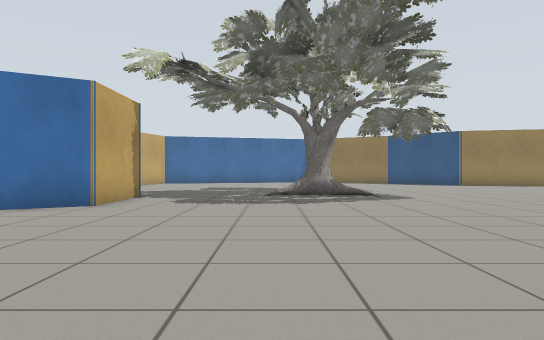
View 1 (above)

20 first-person views from a walk through a world built for the Gazebo simulator. The camera is 0.72 m above the floor, looks level and sees 70° across. The lines on the ground mark 1 m squares. The floor is counted in squares, 1 m on a side. Each view is taken from the middle of a square. On the plan, view 1 faces up. The plan holds only what a view shows up to about 11 squares ahead; the rest is blank. The place goes on beyond the plan. Robots are left out. Gazebo's built-in surfaces are drawn with simple patterns.

View 2
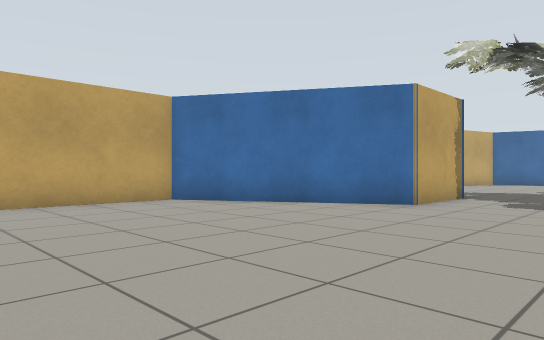

View 3
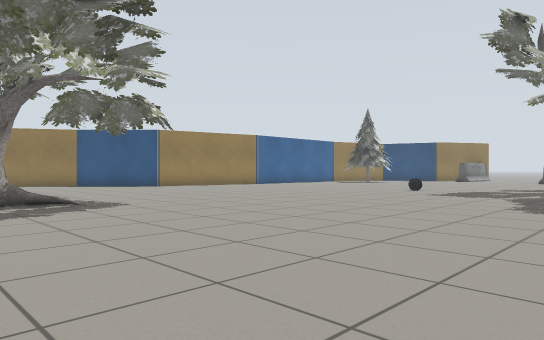

View 4
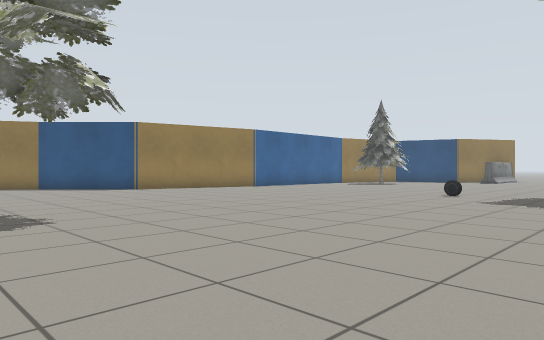

View 5
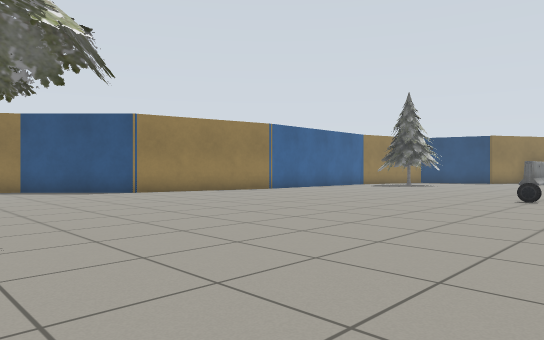

View 6
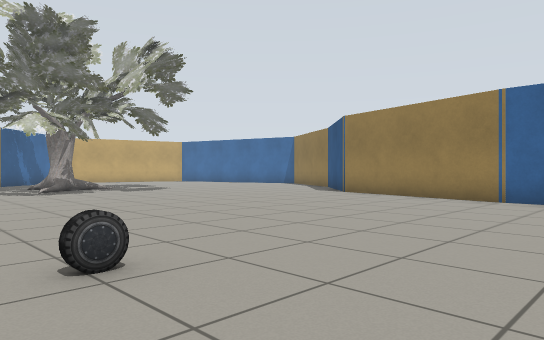

View 7
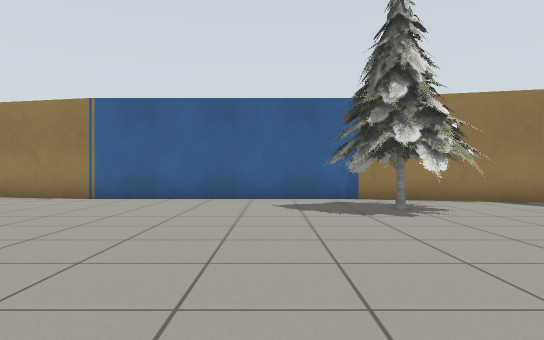

View 8
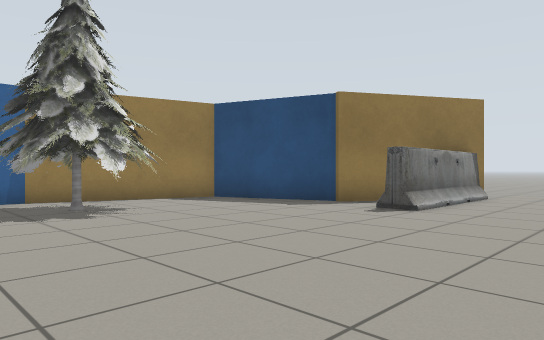

View 9
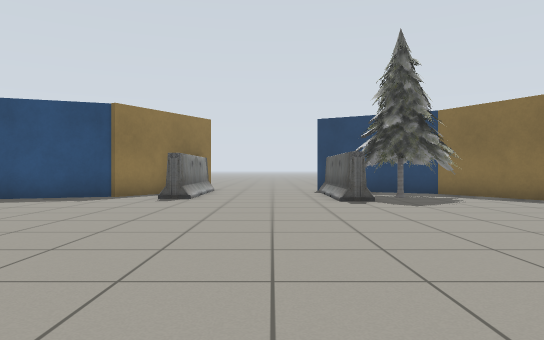

View 10
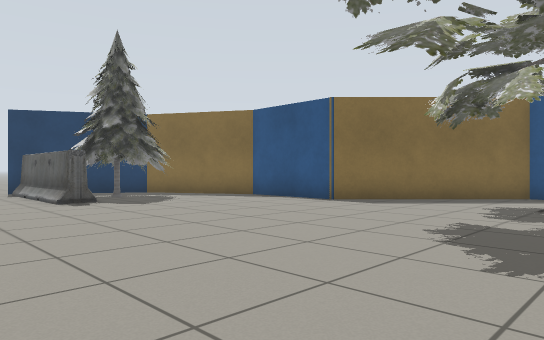

View 11
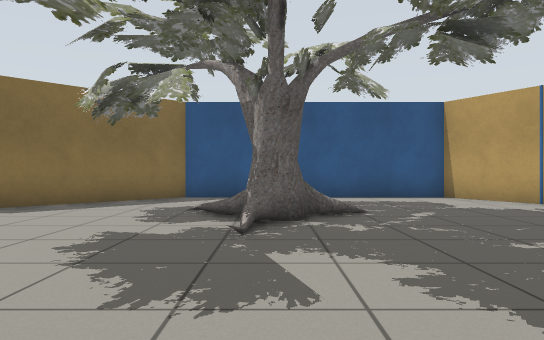

View 12
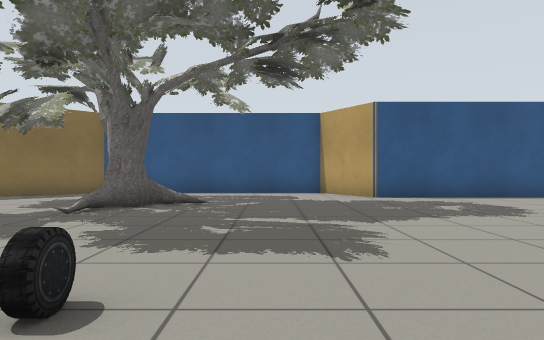

View 13
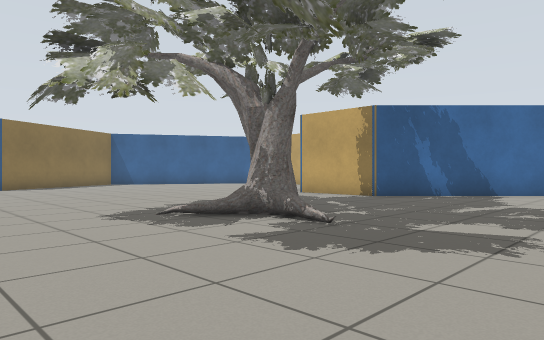

View 14
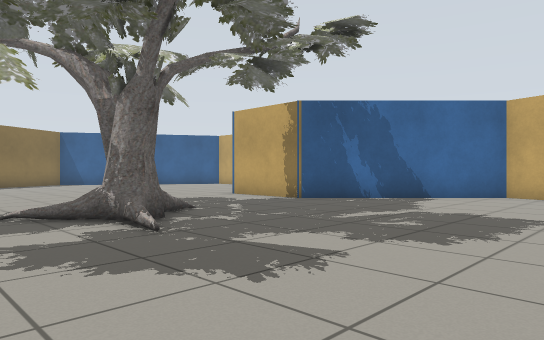

View 15
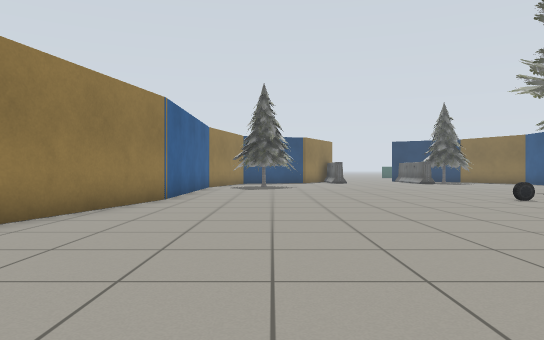

View 16
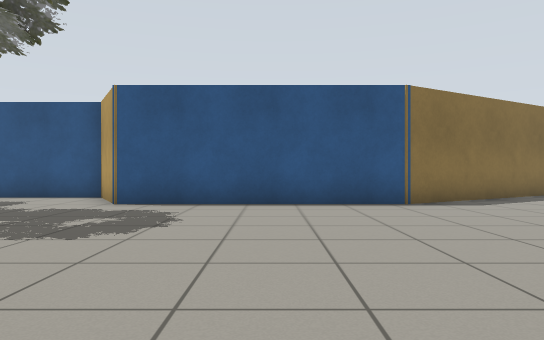

View 17
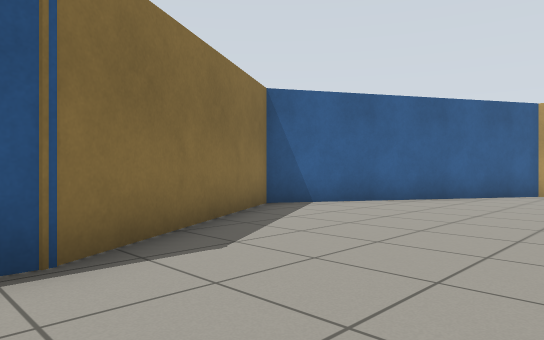

View 18
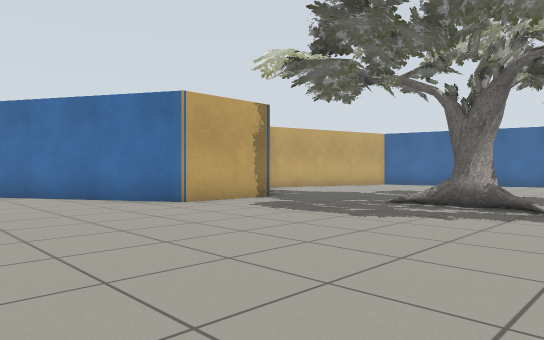

View 19
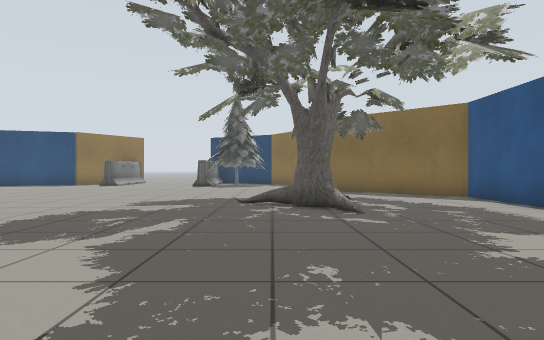

View 20
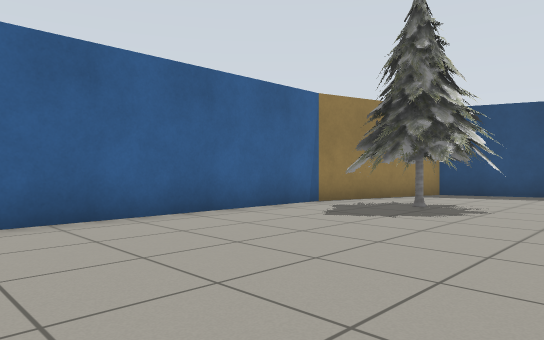

### Floor plan
Key: @ floor where view 1 was taken; # wall or solid block; . floor; T oak tree; C car; P pine tree; B barrier.
Columns run from 9 left of view 1 to 25 right of it. Each row starts with its distance up from view 1.
 17           .. ......###########
 16      ........................PP###
 15   #.........................PPPP.##
 14   #.........................PPPP..#
 13   ##.........................PP...#
 12    ##......TT......................
 11     ##...TTTTT.....................
 10      #.......TT...................B
  9      #.......T.....................
  8      #................C............
  7    ###.............................
  6  ###.............................BB
  5 ##...............................PP
  4 #................................PP
  3 #.......................T.........P
  2 #......................TTTTT.....##
  1 ##.........................T.#####
  0  ## .....@..####### ..... .T##
 -1    ##.....###      #.......#
 -2     ###.###        #########
 -3       ###

Positions as (right, up) in squares from view 1, and headings:
1: (0, 0), facing up
2: (0, 0), facing up-left
3: (0, 2), facing up-right
4: (2, 4), facing up-right
5: (3, 6), facing up-right
6: (16, 7), facing up-left
7: (18, 7), facing up
8: (18, 7), facing up-right
9: (15, 8), facing right
10: (15, 9), facing down-right
11: (15, 8), facing down
12: (12, 10), facing down
13: (6, 16), facing down-left
14: (4, 17), facing down-left
15: (4, 14), facing right
16: (6, 8), facing down
17: (4, 3), facing down-left
18: (4, 3), facing up-left
19: (7, 3), facing right
20: (13, 11), facing up-right
